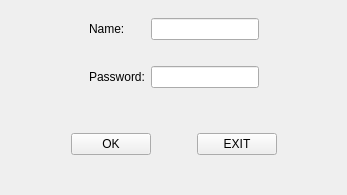
<?xml version="1.0" encoding="UTF-8"?>
<ui version="4.0">
 <class>MainWindow</class>
 <widget class="QMainWindow" name="MainWindow">
  <property name="geometry">
   <rect>
    <x>0</x>
    <y>0</y>
    <width>347</width>
    <height>195</height>
   </rect>
  </property>
  <property name="windowTitle">
   <string>Layout</string>
  </property>
  <widget class="QWidget" name="centralwidget">
   <layout class="QGridLayout" name="gridLayout_2">
    <item row="0" column="0">
     <widget class="QWidget" name="widget" native="true">
      <layout class="QGridLayout" name="gridLayout">
       <item row="2" column="1">
        <widget class="QLabel" name="label_2">
         <property name="text">
          <string>Password:</string>
         </property>
        </widget>
       </item>
       <item row="0" column="1">
        <widget class="QLabel" name="label">
         <property name="text">
          <string>Name:</string>
         </property>
        </widget>
       </item>
       <item row="0" column="0">
        <spacer name="horizontalSpacer_3">
         <property name="orientation">
          <enum>Qt::Horizontal</enum>
         </property>
         <property name="sizeHint" stdset="0">
          <size>
           <width>40</width>
           <height>20</height>
          </size>
         </property>
        </spacer>
       </item>
       <item row="2" column="2">
        <widget class="QLineEdit" name="lineEdit_2"/>
       </item>
       <item row="0" column="2">
        <widget class="QLineEdit" name="lineEdit"/>
       </item>
       <item row="0" column="3">
        <spacer name="horizontalSpacer_2">
         <property name="orientation">
          <enum>Qt::Horizontal</enum>
         </property>
         <property name="sizeHint" stdset="0">
          <size>
           <width>40</width>
           <height>20</height>
          </size>
         </property>
        </spacer>
       </item>
       <item row="1" column="1">
        <spacer name="verticalSpacer">
         <property name="orientation">
          <enum>Qt::Vertical</enum>
         </property>
         <property name="sizeType">
          <enum>QSizePolicy::Fixed</enum>
         </property>
         <property name="sizeHint" stdset="0">
          <size>
           <width>20</width>
           <height>20</height>
          </size>
         </property>
        </spacer>
       </item>
      </layout>
     </widget>
    </item>
    <item row="1" column="0">
     <widget class="QWidget" name="widget_2" native="true">
      <layout class="QHBoxLayout" name="horizontalLayout">
       <item>
        <spacer name="horizontalSpacer_4">
         <property name="orientation">
          <enum>Qt::Horizontal</enum>
         </property>
         <property name="sizeHint" stdset="0">
          <size>
           <width>40</width>
           <height>20</height>
          </size>
         </property>
        </spacer>
       </item>
       <item>
        <widget class="QPushButton" name="pushButton">
         <property name="text">
          <string>OK</string>
         </property>
        </widget>
       </item>
       <item>
        <spacer name="horizontalSpacer">
         <property name="orientation">
          <enum>Qt::Horizontal</enum>
         </property>
         <property name="sizeType">
          <enum>QSizePolicy::Fixed</enum>
         </property>
         <property name="sizeHint" stdset="0">
          <size>
           <width>40</width>
           <height>20</height>
          </size>
         </property>
        </spacer>
       </item>
       <item>
        <widget class="QPushButton" name="pushButton_2">
         <property name="text">
          <string>EXIT</string>
         </property>
        </widget>
       </item>
       <item>
        <spacer name="horizontalSpacer_5">
         <property name="orientation">
          <enum>Qt::Horizontal</enum>
         </property>
         <property name="sizeHint" stdset="0">
          <size>
           <width>40</width>
           <height>20</height>
          </size>
         </property>
        </spacer>
       </item>
      </layout>
     </widget>
    </item>
   </layout>
  </widget>
 </widget>
 <resources/>
 <connections/>
</ui>
